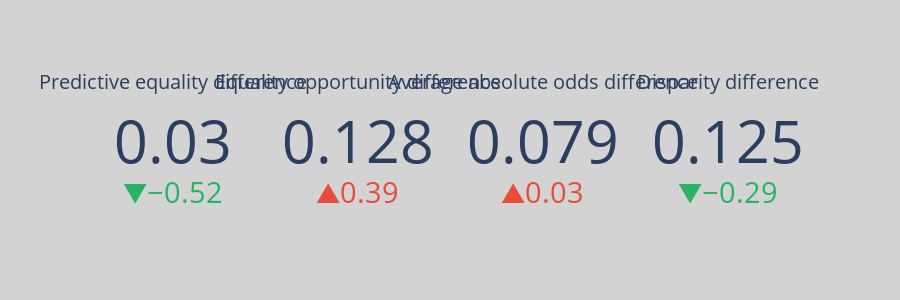

The cell this chart's notebook holds for it:
### Code cell
import plotly.graph_objects as go

def indicators(metrics, df_metrics, df_metrics_u):
    fig = go.Figure()
    spacing = np.linspace(0, 1, num= len(metrics) + 1, endpoint=True)
    for i,metric in enumerate(metrics): 
        fig.add_trace(go.Indicator(
            mode = "number+delta",
            value = np.round(df_metrics.loc[n,metric],3),
            title = {"text": f"{metric.capitalize()}<br>"},
            delta = {
                'reference': np.round(df_metrics_u.loc[n_model,metric].values[0],3), 
                'relative': True, 
                'decreasing' : dict(color = '#28B463'),
                'increasing' : dict(color = '#E74C3C'),
                'valueformat': ".2f"},
            domain = {'x': [spacing[i], spacing[i+1]], 'y': [0, 1]}))


    fig.update_layout(
        paper_bgcolor="lightgray",
        height=300,  # Added parameter
    )
    return fig

### Figure 1 — Plotly figure (JSON) as saved in the notebook; plotly's stock layout.template omitted (floating-point values rounded to 4 significant figures)
{"data": [{"delta": {"decreasing": {"color": "#28B463"}, "increasing": {"color": "#E74C3C"}, "reference": 0.062, "relative": true, "valueformat": ".2f"}, "domain": {"x": [0, 0.25], "y": [0, 1]}, "mode": "number+delta", "title": {"text": "Predictive equality difference<br>"}, "type": "indicator", "value": 0.03}, {"delta": {"decreasing": {"color": "#28B463"}, "increasing": {"color": "#E74C3C"}, "reference": 0.092, "relative": true, "valueformat": ".2f"}, "domain": {"x": [0.25, 0.5], "y": [0, 1]}, "mode": "number+delta", "title": {"text": "Equality opportunity difference<br>"}, "type": "indicator", "value": 0.128}, {"delta": {"decreasing": {"color": "#28B463"}, "increasing": {"color": "#E74C3C"}, "reference": 0.077, "relative": true, "valueformat": ".2f"}, "domain": {"x": [0.5, 0.75], "y": [0, 1]}, "mode": "number+delta", "title": {"text": "Average absolute odds difference<br>"}, "type": "indicator", "value": 0.079}, {"delta": {"decreasing": {"color": "#28B463"}, "increasing": {"color": "#E74C3C"}, "reference": 0.177, "relative": true, "valueformat": ".2f"}, "domain": {"x": [0.75, 1], "y": [0, 1]}, "mode": "number+delta", "title": {"text": "Disparity difference<br>"}, "type": "indicator", "value": 0.125}], "layout": {"height": 300, "paper_bgcolor": "lightgray"}}
